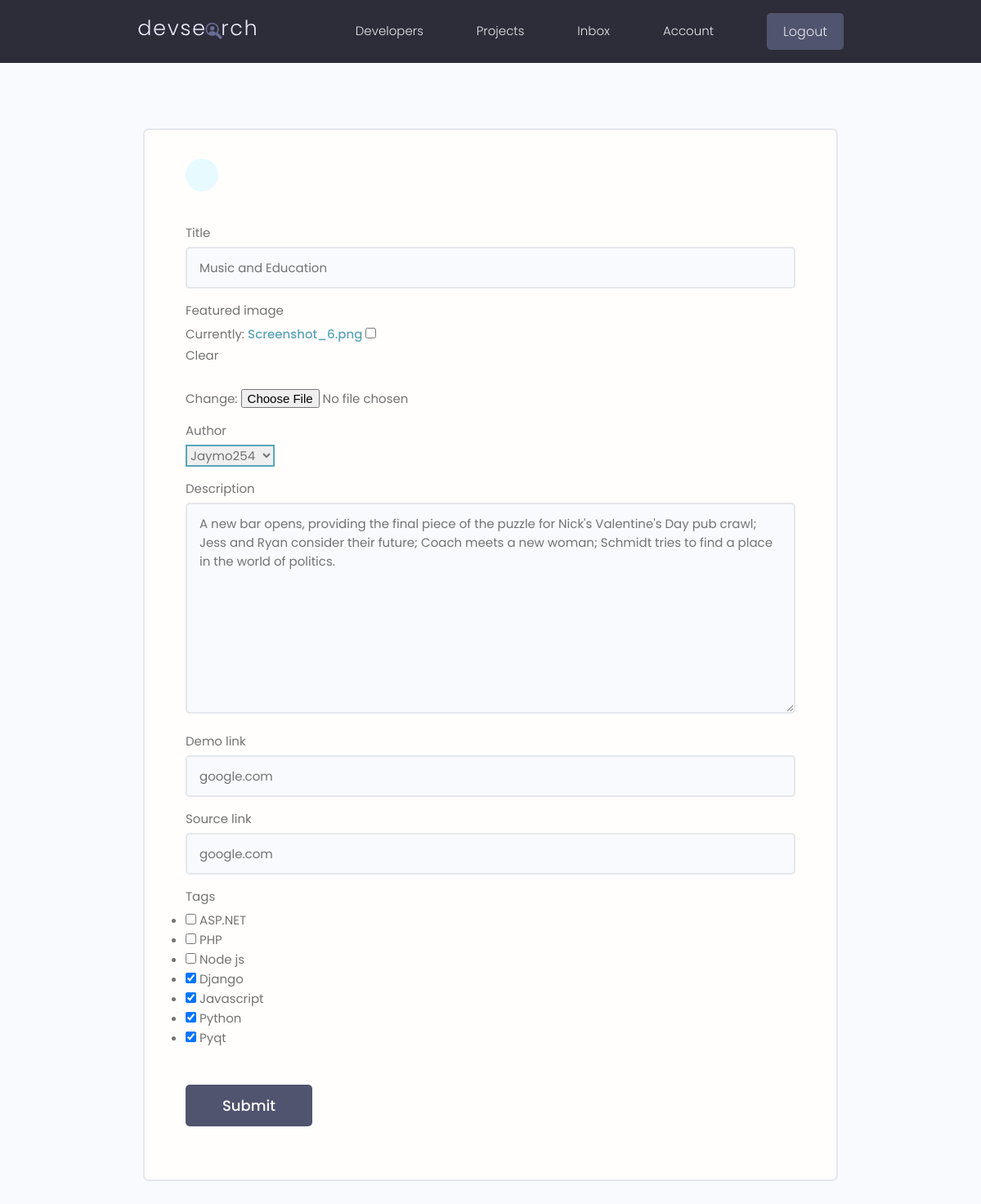
The app's page /projects/update-project/42b3be58-bc87-40d7-9c1d-09f9649767c6 (signed in) with its own data.
### projects/models.py (models this page shows, shortened)
class Project(models.Model):
    owner = models.ForeignKey(Profile, null=True, blank=True, on_delete=models.SET_NULL)
    title = models.CharField(max_length=100)
    author = models.ForeignKey(User, on_delete=models.CASCADE, null=True, blank=True)
    description = models.TextField(blank=True, null=True)
    featured_image = models.ImageField(blank=True, null=True, default="default.jpg")
    demo_link = models.CharField(max_length=2000, null=True, blank=True)
    source_link = models.CharField(max_length=2000, null=True, blank=True)
    tags = models.ManyToManyField('Tag', blank=True)
    vote_total = models.IntegerField(default=0, null=True, blank=True)
    vote_ratio = models.IntegerField(default=0, null=True, blank=True)
    created = models.DateTimeField(auto_now_add=True)
    """
       Normally django created id auto-incrementally automatically. However we can override
       this. For this example, we will use uuid characters as id. uuid creates a 16 character unique
       set of characters.
    """
    id = models.UUIDField(default=uuid.uuid4, unique=True, primary_key=True, editable=False)
    class Meta:
        ordering =['-vote_ratio','-vote_total','title']

### projects/views.py (the view)
# urls.py: path('update-project/<str:pk>', updateProject, name='update-project'),
@login_required(login_url="login")
def updateProject(request, pk):
    profile = request.user.profile
    proj = profile.project_set.get(id=pk)
    form = ProjectForm(instance=proj)
    if request.method == "POST":
        print(request.POST)
        form = ProjectForm(request.POST, request.FILES, instance=proj)
        if form.is_valid():
            form.save()
            return redirect('account')
    return render(request, 'projects/project_form.html', {
        'form': form,
    })

### projects/forms.py
class ProjectForm(ModelForm):
    class Meta:
        model = Project
        fields = ['title', 'featured_image', 'author', 'description', 'demo_link', 'source_link', 'tags']
        widgets = {
            'tags': forms.CheckboxSelectMultiple(),
        }
    """
        Add css classes to the form fields
    """
    def __init__(self, *args, **kwargs):
        super(ProjectForm, self).__init__(*args, **kwargs)
        for name, field in self.fields.items():
            field.widget.attrs.update({'class': 'input'})

### projects/models.py (called while the page is built)
    def __str__(self):
        return self.name

### projects/templates/projects/project_form.html (shortened to what this page needs)
{% extends 'main.html' %}
{% block content %}
    <main class="formPage my-xl">
        <div class="content-box">
            <div class="formWrapper">
                <a class="backButton" href="{% url 'account' %}"></a>
                <br>
                <form class="form" method="POST" enctype="multipart/form-data">
                    {% for field in form %}
                    <div class="form__field">
                        <label for="formInput#text">{{field.label}} </label>
                        {{ field }}
                    </div>
                    {% endfor %}
                    <input class="btn btn--sub btn--lg  my-md" type="submit" value="Submit" />
                </form>
            </div>
        </div>
    </main>
{% endblock %}

### static/css/app.css (style rules this page uses)
:root { --color-sub: #2d2d39; }
.btn--sub { background-color: var(--color-sub-light); }
.content-box { width: 95%; max-width: 85rem; margin: 0 auto; }
.backButton { background: var(--color-main-light); color: var(--color-main); width: 4rem; height: 4rem; display: flex; align-items: center; justify-content: center; border-radius: 50%; }
.formPage .formWrapper { list-style: none; background: var(--color-white); padding: 3.5rem 5rem; border: 2px solid var(--color-light); border-radius: 0.7rem; }

### static/uikit/styles/modules/_variables.css (style rules this page uses)
:root { --color-main: #5aa5b9; --color-main-light: #e6faff; --color-sub: #3f4156; --color-sub-light: #51546e; --color-sub-lighter: #ededfd; --color-text: #737373; --color-gray: #8b8b8b; --color-light: #e5e7eb; --color-light-gray: #767676; --color-bg: #f8fafd; --color-white: #fffefd; --color-white-light: #f3f3f3; --color-success: #359e64; --color-success-bg: #def8e8; --color-error: #fc4b0b; --color-error-bg: #fff2ee; --font-base: 'Poppins', arial, helvetica, 'Segoe UI', roboto, ubuntu, sans-serif; --font-monospace: 'Fira Code', 'Courier New', courier, monospace; --font-regular: 300; --font-medium: 500; --font-bold: 700; --generic-shadow: 1px 1px 5px #00000010; --generic-transition: all 0.3s ease-in-out; }

### static/uikit/styles/modules/_base.css (style rules this page uses)
* { margin: 0; padding: 0; box-sizing: border-box; text-rendering: optimizeLegibility; color: inherit; font-size: inherit; }
html { font-size: 50%; }
@media only screen and (min-width: 480px) { html { font-size: 56.25%; } }
@media only screen and (min-width: 1200px) { html { font-size: 62.5%; } }
body { line-height: 1.6; font-weight: 400; font-size: 1.5rem; color: var(--color-text); background-color: var(--color-bg); min-height: 100vh; }

### static/uikit/styles/modules/_typography.css (style rules this page uses)
* { font-family: var(--font-base); }
a { padding-bottom: 2px; text-decoration: none; display: inline-block; color: var(--color-main); font-weight: var(--font-medium); }

### static/uikit/styles/modules/_utilities.css (style rules this page uses)
.my-md { margin: 3rem auto; }
.my-xl { margin: 8rem auto; }

### static/uikit/styles/modules/_button.css (style rules this page uses)
.btn { display: inline-block; position: relative; cursor: pointer; background-color: var(--color-light); font-weight: var(--font-medium); color: var(--color-sub); text-decoration: none; padding: 1rem 2rem; border-radius: 0.5rem; border: none; width: -webkit-fit-content; width: -moz-fit-content; width: fit-content; height: -webkit-fit-content; height: -moz-fit-content; height: fit-content; font-size: 1.6rem; outline-width: 0; outline-color: transparent; -webkit-backface-visibility: hidden; backface-visibility: hidden; transition: all 0.3s ease-in-out; }
.btn--sub { background-color: var(--color-sub); color: var(--color-white); }
.btn--lg { font-size: 1.8rem; padding: 1.2rem 4.5rem; }

### static/uikit/styles/modules/_form.css (style rules this page uses)
.form { display: block; }
.form__field { margin-top: 1.5rem; margin-bottom: 1.5rem; }
.form__label, .form__field > label { display: block; margin-bottom: 0.5rem; color: var(--color-text); }
input.input[type='text'], input.input[type='email'], input.input[type='password'], input.input[type='number'], textarea.input { min-width: 24rem; width: 100%; padding: 1.2rem 1.5rem; border-radius: 0.5rem; border: 2px solid var(--color-light); transition: all 0.3s ease-in-out; background-color: var(--color-bg); }
input.input[type='text']:focus, input.input[type='email']:focus, input.input[type='password']:focus, input.input[type='number']:focus, input.input[type='text']:active, input.input[type='email']:active, input.input[type='password']:active, input.input[type='number']:active, select.input, textarea.input:focus, textarea.input:active { outline: none; border: 2px solid var(--color-main); }

### records on screen
Project: form "Music and Education" "Jaymo254" "A new bar opens, providing the final piece of the puzzle for Nick's Valentine's Day pub crawl; Jess and Ryan consider their future; Coach meets a new woman; Schmidt tries to find a place in the world of politics." "google.com" "google.com"

### other values on screen
{{ field.label }} "Title" "Featured image" "Author" "Description" "Demo link" "Source link" "Tags"
